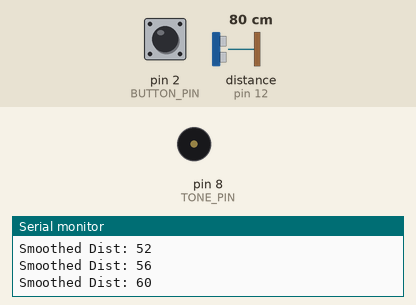
Recording of a sketch running on a simulated Arduino Uno, built with avr-gcc and run on an emulated ATmega328P. On the bench: buzzer (waves = sounding), the last lines printed to the serial monitor. The inputs (shaded band) are chosen by the test bench; at power-on: distance to the obstacle (sensor on pin 12) 80 cm, pin 2 (BUTTON_PIN) HIGH. The echo pulse lasts 58.3 µs per cm.

Above: at 1.2 s.
1.3 s: distance to the obstacle (sensor on pin 12) set to 63 cm
3.0 s: distance to the obstacle (sensor on pin 12) set to 56 cm
At 3.5 s:
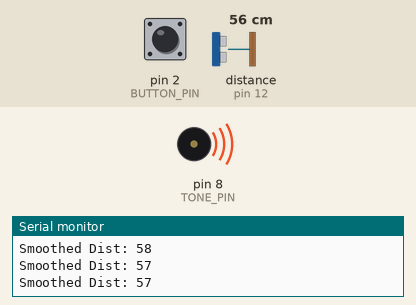
6.0 s: distance to the obstacle (sensor on pin 12) set to 120 cm
At 7.0 s:
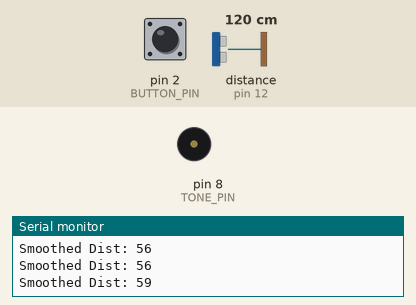
7.5 s: distance to the obstacle (sensor on pin 12) set to 2 cm
At 9.0 s:
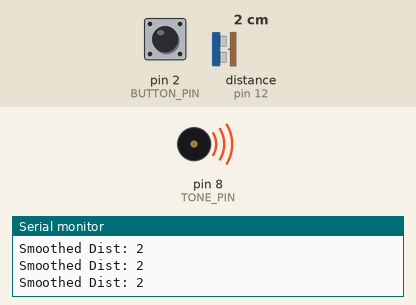
Timing chart, 0 to 10.3 s (numbered marks = the images above; inputs shaded):
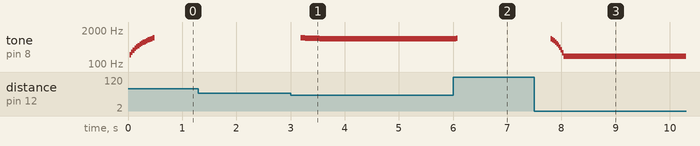

Measured:
- the behaviour switches between 61 and 60 cm on distance to the obstacle (sensor on pin 12) (found by bisection; images 0 and 1)
- after the input at 1.3 s, every drawn part: stays the same
- after the input at 3.0 s, tone on pin 8 (TONE_PIN): plays 1000 Hz for 0.09 s, 986 Hz for 0.09 s, 972 Hz for 0.09 s, 958 Hz for 0.09 s, 944 Hz for 2.5 s, starting after 0.18 s
- after the input at 6.0 s, tone on pin 8 (TONE_PIN): 944 Hz → 986 Hz after 0.05 s, → silent 0.03 s later
- after the input at 7.5 s, tone on pin 8 (TONE_PIN): plays 931 Hz for 0.03 s, 848 Hz for 0.03 s, 765 Hz for 0.03 s, 682 Hz for 0.03 s, 600 Hz for 0.03 s, 517 Hz for 0.03 s … (10 notes in this stretch), starting after 0.31 s
- by itself, tone on pin 8 (TONE_PIN): plays 227 Hz for 0.03 s, 282 Hz for 0.03 s, 337 Hz for 0.03 s, 393 Hz for 0.03 s, 448 Hz for 0.03 s, 503 Hz for 0.03 s … (15 notes in this stretch)

The sketch:

theremin1v.ino
```cpp
#include "SR04.h"

#define TRIG_PIN 12
#define ECHO_PIN 11
#define TONE_PIN 8
#define BUTTON_PIN 2

SR04 sr04(ECHO_PIN, TRIG_PIN);

// --- MOVING AVERAGE FILTER SETUP ---
const int numReadings = 20;     // Number of inputs to average
long readings[numReadings];      // The history array
int readIndex = 0;              // The index of the current reading
long total = 0;                  // The running total
long averageDistance = 0;        // The final filtered result

void setup() {
  Serial.begin(9600);
  pinMode(BUTTON_PIN, INPUT_PULLUP);

  // Initialize all readings to 0
  for (int i = 0; i < numReadings; i++) {
    readings[i] = 0;
  }
}

void loop() {
  // 1. Subtract the oldest reading from the total
  total = total - readings[readIndex];

  // 2. Read from the sensor
  long currentDist = sr04.Distance();

  // 3. Simple error handling: if sensor misses, don't add 0 to the average
  if (currentDist > 0 && currentDist < 200) {
    readings[readIndex] = currentDist;
  }

  // 4. Add the new reading to the total
  total = total + readings[readIndex];

  // 5. Advance to the next position in the array
  readIndex = readIndex + 1;

  // 6. If we're at the end of the array, wrap around to the beginning
  if (readIndex >= numReadings) {
    readIndex = 0;
  }

  // 7. Calculate the average
  averageDistance = total / numReadings;

  // --- LOGIC USING THE SMOOTHED AVERAGE ---
  if (averageDistance > 60 || averageDistance <= 0) {
    noTone(TONE_PIN);
  } else {
    long cleanDistance = constrain(averageDistance, 2, 60);
    int frequency;

    if (digitalRead(BUTTON_PIN) == HIGH) {
      frequency = map(cleanDistance, 2, 60, 200, 1000);
    } else {
      frequency = map(cleanDistance, 2, 60, 1001, 1800);
    }

    tone(TONE_PIN, frequency);

    Serial.print("Smoothed Dist: ");
    Serial.println(averageDistance);
  }
}


/*
#include "SR04.h"
#include "pitches.h"

#define TRIG_PIN 12
#define ECHO_PIN 11
#define TONE_PIN 8

SR04 sr04(ECHO_PIN, TRIG_PIN);

int duration = 300;

void setup() {
  Serial.begin(9600);
  delay(1000);
}

void loop() {
  long distance = sr04.Distance();

  Serial.print("Distance: ");
  Serial.println(distance);

  // Convert distance into a zone number
  int zone = -1;

  if (distance > 1 && distance < 7)       zone = 0;
  else if (distance < 14)                  zone = 1;
  else if (distance < 21)                  zone = 2;
  else if (distance < 28)                  zone = 3;
  else if (distance < 35)                  zone = 4;
  else if (distance < 42)                  zone = 5;
  else if (distance < 50)                  zone = 6;
  else if (distance < 57)                  zone = 7;

  // Play note based on zone
  switch (zone) {

    case 0:
      Serial.println("C5");
      tone(TONE_PIN, NOTE_C5, duration);
      break;

    case 1:
      Serial.println("D5");
      tone(TONE_PIN, NOTE_D5, duration);
      break;

    case 2:
      Serial.println("E5");
      tone(TONE_PIN, NOTE_E5, duration);
      break;

    case 3:
      Serial.println("F5");
      tone(TONE_PIN, NOTE_F5, duration);
      break;

    case 4:
      Serial.println("G5");
      tone(TONE_PIN, NOTE_G5, duration);
      break;

    case 5:
      Serial.println("A5");
      tone(TONE_PIN, NOTE_A5, duration);
      break;

    case 6:
      Serial.println("B5");
      tone(TONE_PIN, NOTE_B5, duration);
      break;

    case 7:
      Serial.println("C6");
      tone(TONE_PIN, NOTE_C6, duration);
      break;

    default:
      Serial.println("No note");
      noTone(TONE_PIN);
      break;
  }

  delay(250);
}*\

/*
    Ultrasonic distance calibration sketch
     #include "SR04.h"

#define TRIG_PIN 12
#define ECHO_PIN 11

SR04 sr04(ECHO_PIN, TRIG_PIN);

void setup() {
  Serial.begin(9600);
  Serial.println("Ultrasonic distance calibration");
  Serial.println("Move your hand slowly and read values in cm");
  delay(1000);
}

void loop() {
  long distance = sr04.Distance();

  Serial.print("Distance: ");
  Serial.print(distance);
  Serial.println(" cm");

  delay(200);   // slow enough to read, fast enough to be responsive
}
    */
```
